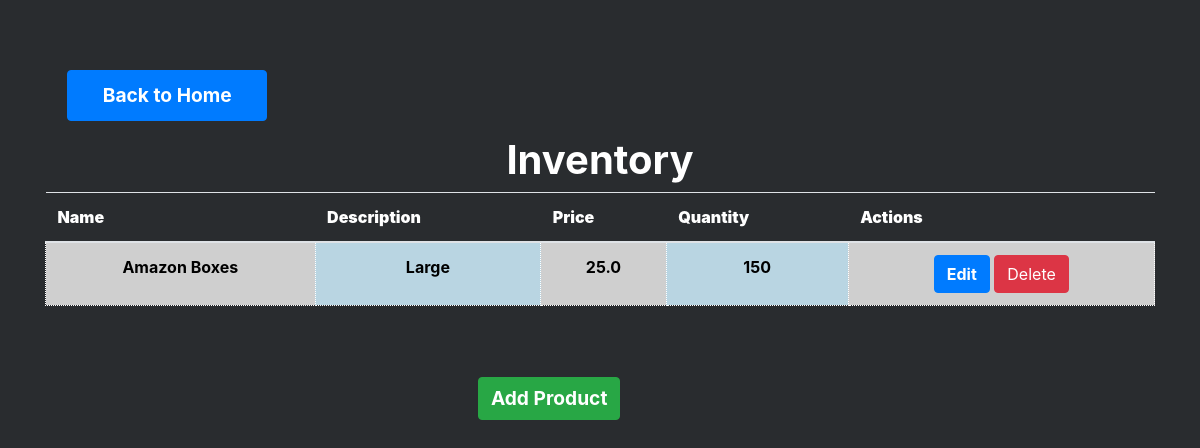
Page /inventory on the committed database.
### tables this page shows
CREATE TABLE "Products" (
	"ProductID"	INTEGER NOT NULL UNIQUE,
	"Name"	TEXT NOT NULL UNIQUE,
	"Description"	TEXT,
	"Price"	REAL NOT NULL,
	"AvailableQuantity"	INTEGER,
	PRIMARY KEY("ProductID" AUTOINCREMENT)
);

### app.py (the view)
@app.route('/inventory')
def inventory():
    inventory = get_all_inventory()
    return render_template('inventory.html', inventory=inventory)

### db_functions.py (called while the page is built)
def connect_db():
    try:
        return sqlite3.connect('SimpleStock.db', timeout=10)
    except sqlite3.Error as e:
        print(f"An error occurred while connecting to the database: {e}")
        return None

def get_all_inventory():
    try:
        conn = connect_db()
        cursor = conn.cursor()
        cursor.execute('''
            SELECT * FROM Products
        ''')
        inventory = cursor.fetchall()
        conn.close()
        return inventory
    except sqlite3.Error as e:
        print(f"An error occurred: {e}")
        if conn:
            conn.rollback()  # Roll back any changes if an error occurs
        return []
    finally:
        if conn:
            conn.close()

### templates/inventory.html (shortened to what this page needs)
<!DOCTYPE html>
<html lang="en">
  <head>
    <link
      rel="stylesheet"
      href="{{ url_for('static', filename='style.css') }}"
    />
    <link
      href="https://stackpath.bootstrapcdn.com/bootstrap/4.5.2/css/bootstrap.min.css"
      rel="stylesheet"
    />
  </head>
  <body>
    <div class="container mt-5">
      <a id="BTN" href="{{ url_for('dashboard') }}" class="btn btn-primary"
        >Back to Home</a
      >
      <h1><strong>Inventory</strong></h1>
      <table class="table">
        <thead>
          <tr>
            <th><strong>Name</strong></th>
            <th><strong>Description</strong></th>
            <th><strong>Price</strong></th>
            <th><strong>Quantity</strong></th>
            <th><strong>Actions</strong></th>
          </tr>
        </thead>
        <tbody>
          {% for item in inventory %}
          <tr>
            <td id="tdEven">
              <strong>{{ item[1] }}</strong>
            </td>
            <td id="tdOdd"><strong>{{ item[2] }}</strong></td>
            <td id="tdEven"><strong>{{ item[3] }}</strong></td>
            <td id="tdOdd"><strong>{{ item[4] }}</strong></td>
            <td id="tdEven">
              <form method="POST" action="/delete_product/{{ item[0] }}">
                <a
                  class="btn btn-primary"
                  href="{{ url_for('edit_product', product_id=item[0]) }}"
                >
                  <strong style="color: white; width: 45px">Edit</strong>
                </a>
                <button
                  type="button"
                  class="btn btn-danger"
                  onclick='confirmDelete("{{ item[0] }}")'
                >
                  Delete
                </button>
              </form>
            </td>
          </tr>
          {% endfor %}
        </tbody>
      </table>
      <a
        id="addClientBTN"
        href="{{ url_for('add_product') }}"
        class="btn btn-success"
      >
        Add Product
      </a>
    </div>
  </body>
</html>

### static/style.css (style rules this page uses)
html body { display: block; width: 100vw; background-color: rgb(41, 44, 47); }
h1, h2 { text-align: center; color: white !important; justify-content: center; }
#BTN { padding: 10px; width: 200px; font-size: larger; font-weight: bold; display: inline-block; margin-left: 2%; margin-top: 2%; margin-bottom: 15px; }
#addClientBTN { margin-left: 39%; font-size: larger; font-weight: bolder; margin-top: 5%; }
th { border-bottom: solid black 2px; color: white; }
#tdOdd { background-color: #b9d5e2; color: black !important; border: solid white 1.5px; text-align: center; border-style: dotted; }
#tdEven { background-color: #cfcfcf; color: black !important; text-align: center; border: solid white 1.5px; border-style: dotted; }

### rows in the picture
Products: Name "Amazon Boxes", Description "Large", Price "25.0", AvailableQuantity "150"
